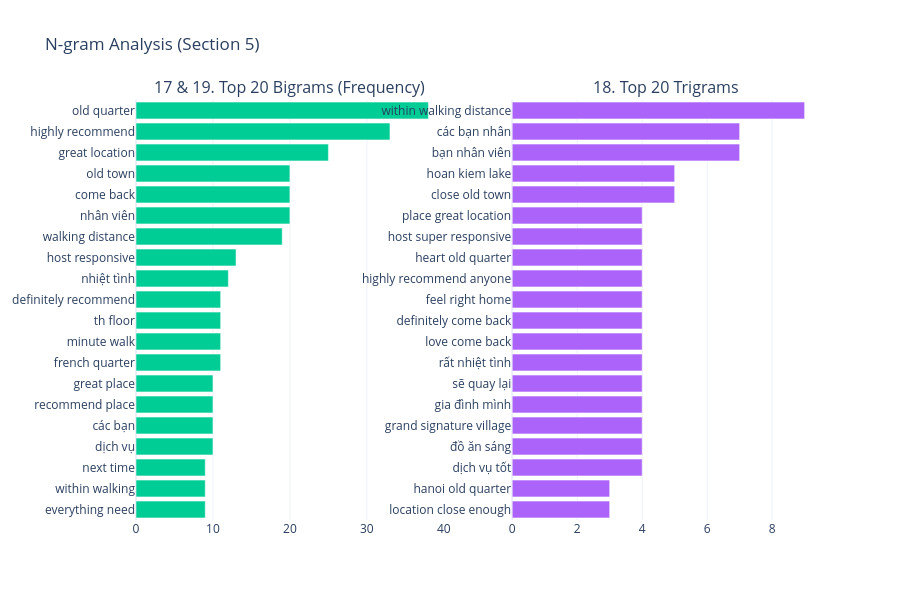

Notebook code cell kept with this figure:
### Markdown cell above
## SECTION 5 — BIGRAM & TRIGRAM ANALYSIS
Identify multi-word phrases to retain semantic context better than single words.

### Code cell
# Extract N-grams
def get_top_ngrams(corpus, n=None, ngram_range=(2,2)):
    vec = CountVectorizer(ngram_range=ngram_range).fit(corpus)
    bag_of_words = vec.transform(corpus)
    sum_words = bag_of_words.sum(axis=0) 
    words_freq = [(word, sum_words[0, idx]) for word, idx in vec.vocabulary_.items()]
    words_freq =sorted(words_freq, key = lambda x: x[1], reverse=True)
    return words_freq[:n]

top_bigrams = get_top_ngrams(df['cleaned_review'], n=20, ngram_range=(2,2))
df_bigram = pd.DataFrame(top_bigrams, columns=['Phrase', 'Count'])

top_trigrams = get_top_ngrams(df['cleaned_review'], n=20, ngram_range=(3,3))
df_trigram = pd.DataFrame(top_trigrams, columns=['Phrase', 'Count'])

fig5 = make_subplots(rows=1, cols=2, subplot_titles=("17 & 19. Top 20 Bigrams (Frequency)", "18. Top 20 Trigrams"))

fig5.add_trace(go.Bar(x=df_bigram['Count'], y=df_bigram['Phrase'], orientation='h', marker_color='#00CC96'), row=1, col=1)
fig5.update_yaxes(autorange="reversed", row=1, col=1)

fig5.add_trace(go.Bar(x=df_trigram['Count'], y=df_trigram['Phrase'], orientation='h', marker_color='#AB63FA'), row=1, col=2)
fig5.update_yaxes(autorange="reversed", row=1, col=2)

fig5.update_layout(height=600, title_text="N-gram Analysis (Section 5)", showlegend=False)
fig5.show()

# 20. Phrase network visualization (Optional Network)
plt.figure(figsize=(10, 8))
G = nx.Graph()
for index, row in df_bigram.head(15).iterrows():
    words = row['Phrase'].split()
    G.add_edge(words[0], words[1], weight=row['Count'])

pos = nx.spring_layout(G, k=0.5)
nx.draw(G, pos, with_labels=True, node_color='lightblue', node_size=2000, font_size=12, font_weight='bold', edge_color='gray', width=[w*0.2 for u,v,w in G.edges(data='weight')])
plt.title("20. Phrase Network Visualization (Top Bigrams)", fontsize=16)
plt.show()

### Figure 1 — Plotly figure (JSON) as saved in the notebook; plotly's stock layout.template omitted (floating-point values rounded to 4 significant figures)
{"data": [{"marker": {"color": "#00CC96"}, "orientation": "h", "type": "bar", "x": [38, 33, 25, 20, 20, 20, 19, 13, 12, 11, 11, 11, 11, 10, 10, 10, 10, 9, 9, 9], "xaxis": "x", "y": ["old quarter", "highly recommend", "great location", "old town", "come back", "nhân viên", "walking distance", "host responsive", "nhiệt tình", "definitely recommend", "th floor", "minute walk", "french quarter", "great place", "recommend place", "các bạn", "dịch vụ", "next time", "within walking", "everything need"], "yaxis": "y"}, {"marker": {"color": "#AB63FA"}, "orientation": "h", "type": "bar", "x": [9, 7, 7, 5, 5, 4, 4, 4, 4, 4, 4, 4, 4, 4, 4, 4, 4, 4, 3, 3], "xaxis": "x2", "y": ["within walking distance", "các bạn nhân", "bạn nhân viên", "hoan kiem lake", "close old town", "place great location", "host super responsive", "heart old quarter", "highly recommend anyone", "feel right home", "definitely come back", "love come back", "rất nhiệt tình", "sẽ quay lại", "gia đình mình", "grand signature village", "đồ ăn sáng", "dịch vụ tốt", "hanoi old quarter", "location close enough"], "yaxis": "y2"}], "layout": {"annotations": [{"font": {"size": 16}, "showarrow": false, "text": "17 & 19. Top 20 Bigrams (Frequency)", "x": 0.225, "xanchor": "center", "xref": "paper", "y": 1, "yanchor": "bottom", "yref": "paper"}, {"font": {"size": 16}, "showarrow": false, "text": "18. Top 20 Trigrams", "x": 0.775, "xanchor": "center", "xref": "paper", "y": 1, "yanchor": "bottom", "yref": "paper"}], "height": 600, "showlegend": false, "title": {"text": "N-gram Analysis (Section 5)"}, "xaxis": {"anchor": "y", "domain": [0, 0.45]}, "xaxis2": {"anchor": "y2", "domain": [0.55, 1]}, "yaxis": {"anchor": "x", "autorange": "reversed", "domain": [0, 1]}, "yaxis2": {"anchor": "x2", "autorange": "reversed", "domain": [0, 1]}}}
